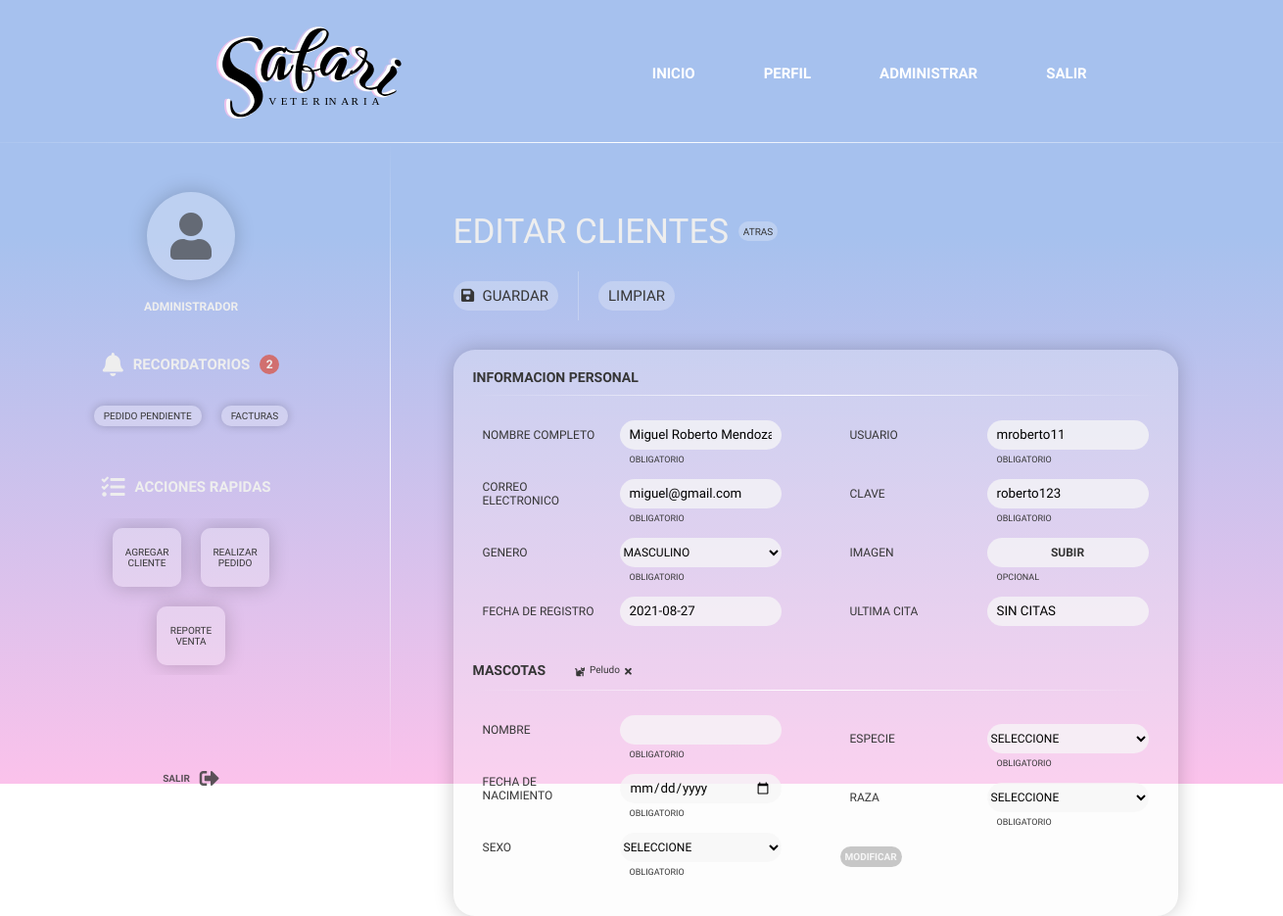
/Proyecto/modules/administrador/admin_Cliente/admin_editarCliente.php?idCliente=48, run on the app's committed database.
### tables this page shows
CREATE TABLE `clientes` (
  `Id_Cliente` int(6) NOT NULL,
  `Nombre` varchar(50) NOT NULL,
  `Genero` varchar(50) NOT NULL,
  `Correo_Electronico` varchar(50) NOT NULL,
  `Id_Usuario` int(6) NOT NULL,
  `Estado` int(11) NOT NULL DEFAULT 0
);

CREATE TABLE `usuarios` (
  `Id_Usuario` int(6) NOT NULL,
  `Username` varchar(15) NOT NULL,
  `Clave` varchar(25) NOT NULL,
  `Fecha_Registro` date DEFAULT current_timestamp(),
  `Id_TipoUsuario` int(6) NOT NULL,
  `Ultima_Cita` date DEFAULT NULL
);

CREATE TABLE `mascotas` (
  `Id_Mascota` int(6) NOT NULL,
  `Id_Cliente` int(6) NOT NULL,
  `Nombre_Mascota` varchar(15) NOT NULL,
  `Fecha_Mascota` date NOT NULL,
  `Edad_Mascota` int(2) GENERATED ALWAYS AS (year(current_timestamp()) - year(`Fecha_Mascota`)) VIRTUAL,
  `Sexo` varchar(10) NOT NULL,
  `Id_Especie` int(6) NOT NULL,
  `Id_Raza` int(6) NOT NULL,
  `Fecha_Registro` date DEFAULT current_timestamp()
);

### Proyecto/modules/administrador/admin_Cliente/admin_editarCliente.php (the view, shortened to what this page needs)
<!DOCTYPE html>
<html lang="en">
<head>
    <link rel="stylesheet" href="../../../statics/css/main.css" />
    <link rel="stylesheet" href="../../../statics/css/administrador/admin_Cliente/cliente.css">
    <link rel="stylesheet" href="https://use.fontawesome.com/releases/v5.15.1/css/all.css">
</head>
<body>
    <div class="fondo">
        <?php include("../../../includes/admin_header.php") ?>
        <div class="main-user">
            <?php include("../../../includes/admin_user.php") ?>
            <?php
            include("../../conexion/conexion.php");
            $idCliente = $_GET['idCliente'];
            $query = "SELECT * FROM clientes where Id_Cliente = '$idCliente'";
            $result = mysqli_query($conn, $query);
            while ($row = mysqli_fetch_array($result)) {
                $nombre = $row['Nombre'];
                $correo = $row['Correo_Electronico'];
                $genero = $row['Genero'];
                $idUsuario = $row['Id_Usuario'];
            }
            $query = "SELECT * FROM usuarios where Id_Usuario = '$idUsuario'";
            $result = mysqli_query($conn, $query);
            while ($row = mysqli_fetch_array($result)) {
                $username = $row['Username'];
                $clave = $row['Clave'];
                $fecha = $row['Fecha_Registro'];
                $ultimaCita = $row['Ultima_Cita'];
            }
            ?>
            <div class="contenedor">
                <div class="titulo-opcion">
                    <div class="motivo">EDITAR CLIENTES</div>
                    <div class="atras" onclick="location.href = 'admin_cliente.php'">
                        ATRAS
                    </div>
                </div>
                <div class="botones">
                    <div class="boton verde">
                        <div class="image save">
                            <i class="fas fa-save"></i>
                        </div>
                        <div class="texto">
                            GUARDAR
                        </div>
                    </div>
                    <div class="boton limpiar-button" id="limpiar-button">
                        <div class="texto-limpiar">
                            LIMPIAR
                        </div>
                    </div>
                </div>
                <div class="agregar cliente">
                    <div class="forma">
                        <div class="personal">
                            <div class="informacion-personal">
                                INFORMACION PERSONAL
                            </div>
                            <div class="line-horizontal">
                            </div>
                            <div class="info-personal">
                                <div class="columna-uno">
                                    <div class="col">
                                        <div class="params">NOMBRE COMPLETO
                                        </div>
                                        <div class="params">CORREO ELECTRONICO
                                        </div>
                                        <div class="params">GENERO
                                        </div>
                                        <div class="params">FECHA DE REGISTRO
                                        </div>
                                    </div>
                                    <div class="col inputs">
                                        <div class="values">
                                            <input type="text" spellcheck="false" name="nombre" value="<?php echo $nombre ?>">
                                            <div class="params-op">
                                                OBLIGATORIO
                                            </div>
                                        </div>
                                        <div class="values">
                                            <input type="email" spellcheck="false" name="correo" value="<?php echo $correo ?>">
                                            <div class="params-op">
                                                OBLIGATORIO
                                            </div>
                                        </div>
                                        <div class="values">
                                            <select name="" id="" class="selection" name="genero">
                                                <?php
                                                echo "<option value='$genero' selected>$genero</option>";
                                                ?>
                                            </select>
                                            <div class="params-op">
                                                OBLIGATORIO
                                            </div>
                                        </div>
                                        <div class="values">
                                            <input type="text" spellcheck="false" readonly name="fechaIngreso" value="<?php echo $fecha; ?>">
                                        </div>
                                    </div>
                                </div>
                                <div class="columna-dos">
                                    <div class="info-usuario2">
                                        <div class="col">
                                            <div class="params">USUARIO
                                            </div>
                                            <div class="params">CLAVE
                                            </div>
                                            <div class="params">IMAGEN
                                            </div>
                                            <div class="params">ULTIMA CITA
                                            </div>
                                        </div>
                                        <div class="col">
                                            <div class="values">
                                                <input type="text" spellcheck="false" name="usuario" value="<?php echo $username ?>">
                                                <div class="params-op">
                                                    OBLIGATORIO
                                                </div>
                                            </div>
                                            <div class="values">
                                                <input type="text" spellcheck="false" name="password" value="<?php echo $clave ?>">
                                                <div class=" params-op">
                                                    OBLIGATORIO
                                                </div>
                                            </div>
                                            <div class="values">
                                                <label for="imageFile" class="subirArchivo">
                                                    SUBIR
                                                </label>
                                                <div class="params-op">
                                                    OPCIONAL
                                                </div>
                                            </div>
                                            <div class="values">
                                                <?php if ($ultimaCita == null) {
                                                    $cita = 'SIN CITAS';
                                                } else {
                                                    $cita = $ultimaCita;
                                                } ?>
                                                <input type="text" spellcheck="false" readonly name="ultimaCita" value="<?php echo $cita; ?>">
                                            </div>
                                        </div>
                                    </div>
                                </div>
                            </div>
                        </div>
                        <div class="mascota">
                            <div class="titulo-mascota">
                                <div class="informacion-personal mascota-tittle">
                                    MASCOTAS
                                </div>
                                <div class="lista-mascotas">
                                    <?php
                                    $query = "SELECT * FROM mascotas where Id_Cliente = '$idCliente'";
                                    $result = mysqli_query($conn, $query);
                                    while ($row = mysqli_fetch_array($result)) {
                                        $nombreMascota = $row['Nombre_Mascota'];
                                        $idEspecie = $row['Id_Especie'];
                                    ?>
                                        <div class="opcion-mascota">
                                            <?php switch ($idEspecie) {
                                                case 2:
                                                    echo "<i class='fas fa-cat'></i>";
                                                    break;
                                            } ?>
                                            <div class="opcion-mascota-nombre"><?php echo $nombreMascota ?></div>
                                            <i class="fas fa-times" onclick="quitarMascota(event)"></i>
                                        </div>
                                    <?php } ?>
                                </div>
                            </div>
                            <div class="line-horizontal">
                            </div>
                            <div class="info-mascota">
                                <div class="info2">
                                    <div class="columna1">
                                        <div class="col">
                                            <div class="params">NOMBRE</div>
                                            <div class="params">FECHA DE NACIMIENTO</div>
                                            <div class="params">SEXO</div>
                                        </div>
                                        <div class="col inputs">
                                            <div class="values">
                                                <input type="text" spellcheck="false" id="nameMascota" class="entrada">
                                                <div class="params-op">
                                                    OBLIGATORIO
                                                </div>
                                            </div>
                                            <div class="values">
                                                <input type="date" spellcheck="false" id="dateMascota" class="entrada">
                                                <div class="params-op">
                                                    OBLIGATORIO
                                                </div>
                                            </div>
                                            <div class="values">
                                                <select name="" id="sexMascota" class="selection entrada">
                                                    <option value="" disabled selected value>SELECCIONE</option>
                                                </select>
                                                <div class="params-op">
                                                    OBLIGATORIO
                                                </div>
                                            </div>
                                        </div>
                                    </div>
                                </div>
                                <div class="info2">
                                    <div class="columna2">
                                        <div class="col">
                                            <div class="params">ESPECIE</div>
                                            <div class="params">RAZA</div>
                                        </div>
                                        <div class="col">
                                            <div class="values">
                                                <select name="" id="especie" class="selection entrada">
                                                    <option value="" disabled selected value>SELECCIONE</option>
                                                </select>
                                                <div class="params-op">
                                                    OBLIGATORIO
                                                </div>
                                            </div>
                                            <div class="values">
                                                <select name="" id="raza" class="selection entrada">
                                                    <option value="" disabled selected value>SELECCIONE</option>
                                                </select>
                                                <div class="params-op">
                                                    OBLIGATORIO
                                                </div>
                                            </div>
                                        </div>
                                    </div>
                                    <div class="columna3">
                                        <div class="botones-mascota">
                                            <div class="button">
                                                <button class="boton-mascota verde">
                                                    MODIFICAR
                                                </button>
                                                <div class="bloqueo" id="bloqueo">
                                                </div>
                                            </div>
                                        </div>
                                    </div>
                                </div>
                            </div>
                        </div>
                    </div>
                </div>
            </div>
        </div>
    </div>
</body>
</html>

### data on the page
clientes: nombre "Miguel Roberto Mendoza", correo "miguel@gmail.com", Genero "MASCULINO"
usuarios: fechaIngreso "2021-08-27", usuario "mroberto11", password "roberto123"
mascotas: Nombre_Mascota "Peludo"
